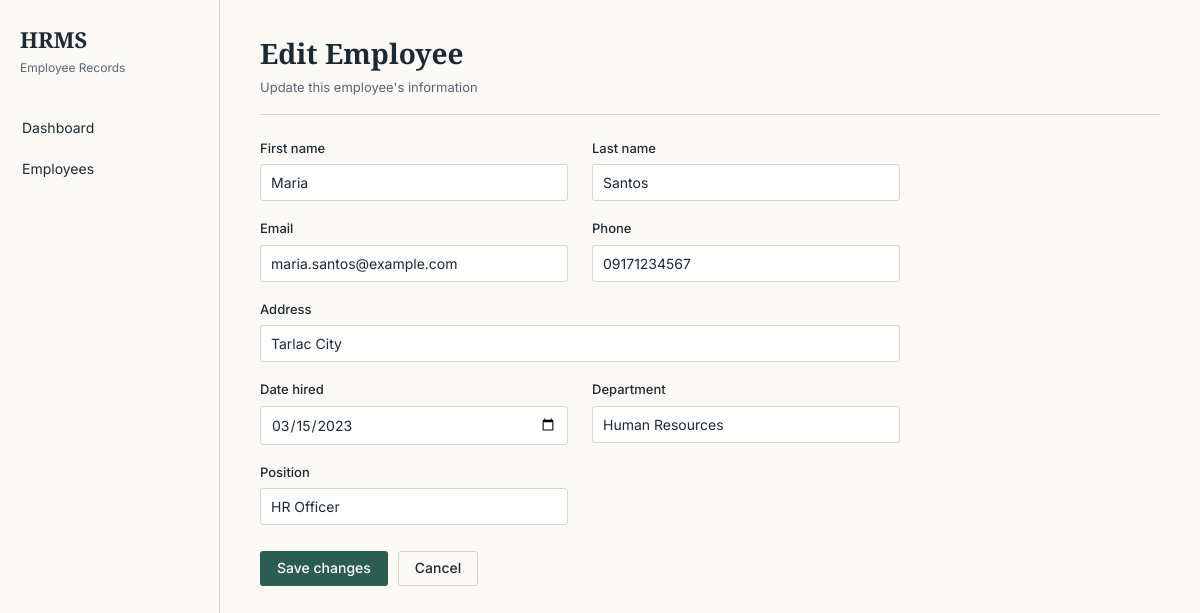
Screenshot of /employee_form.php?id=1 with the database file from the repository.
### tables this page shows
CREATE TABLE IF NOT EXISTS employees (
	employee_id INT PRIMARY KEY AUTO_INCREMENT,
    first_name VARCHAR(50) NOT NULL,
    last_name VARCHAR(50) NOT NULL,
    email VARCHAR(100) NOT NULL UNIQUE,
    phone VARCHAR(13) NOT NULL UNIQUE,
    `address` VARCHAR(120),
    date_hired DATE NOT NULL,
    department VARCHAR(30) NOT NULL,
    `position` VARCHAR(20),
    created_at TIMESTAMP DEFAULT CURRENT_TIMESTAMP
);

### includes/db_connect.php (called while the page is built, shortened)
<?php
require_once __DIR__ . '/../classes/user.php';
require_once __DIR__ . '/../classes/employee.php';
$database = new db();
$conn = $database->getConnection();
$employee = new Employee($conn);

### classes/user.php (called while the page is built, shortened)
<?php
class User {
    public function __construct(PDO $db) {
        try {
            $this->conn = $db;
        } catch (Throwable $e) {
            error_log("User initialization error: " . $e->getMessage());
            throw $e;
        }
    }
}

### classes/employee.php (called while the page is built, shortened)
<?php
require_once 'user.php';
class Employee extends User {
    private $empTable = 'employees';
    public function getEmployeeById(int $employee_id): bool|array {
        try {
            $query = "SELECT * FROM " . $this->empTable . " WHERE employee_id = :employee_id";
            $stmt = $this->conn->prepare($query);
            $stmt->bindParam(':employee_id', $employee_id, PDO::PARAM_INT);
            $stmt->execute();
            return $stmt->fetch(PDO::FETCH_ASSOC);
        } catch (Throwable $e) {
            error_log("Error fetching employee by ID: " . $e->getMessage());
            return false;
        }
    }
}

### employee_form.php (the view, shortened to what this page needs)
<?php
require_once __DIR__ . '/includes/db_connect.php';
$isEdit = false;
$errors = [];
$data = [
    'first_name' => '',
    'last_name'  => '',
    'email'      => '',
    'phone'      => '',
    'address'    => '',
    'date_hired' => '',
    'department' => '',
    'position'   => '',
];
if ($_SERVER['REQUEST_METHOD'] === 'POST') {
    $employeeId = !empty($_POST['employee_id']) ? (int)$_POST['employee_id'] : null;
    $isEdit = $employeeId !== null;
    $data['first_name'] = trim($_POST['first_name'] ?? '');
    $data['last_name']  = trim($_POST['last_name'] ?? '');
    $data['email']      = trim($_POST['email'] ?? '');
    $data['phone']      = trim($_POST['phone'] ?? '');
    $data['address']    = trim($_POST['address'] ?? '');
    $data['date_hired'] = trim($_POST['date_hired'] ?? '');
    $data['department'] = trim($_POST['department'] ?? '');
    $data['position']   = trim($_POST['position'] ?? '');
    if ($data['first_name'] === '') $errors['first_name'] = 'First name is required.';
    if ($data['last_name'] === '') $errors['last_name'] = 'Last name is required.';
    if ($data['email'] === '') {
        $errors['email'] = 'Email is required.';
    } elseif (!filter_var($data['email'], FILTER_VALIDATE_EMAIL)) {
        $errors['email'] = 'Enter a valid email address.';
    }
    if ($data['date_hired'] === '') {
        $errors['date_hired'] = 'Date hired is required.';
    }
    if ($data['department'] === '') $errors['department'] = 'Department is required.';
    if ($data['position'] === '') $errors['position'] = 'Position is required.';
    if (empty($errors['email'])) {
        $dupQuery = "SELECT employee_id FROM employees WHERE email = :email";
        if ($isEdit) {
            $dupQuery .= " AND employee_id != :employee_id";
        }
        $dupStmt = $conn->prepare($dupQuery);
        $dupStmt->bindValue(':email', $data['email'], PDO::PARAM_STR);
        if ($isEdit) {
            $dupStmt->bindValue(':employee_id', $employeeId, PDO::PARAM_INT);
        }
        $dupStmt->execute();
        if ($dupStmt->fetch()) {
            $errors['email'] = 'This email is already used by another employee.';
        }
    }
    if (empty($errors)) {
        if ($isEdit) {
            $employee->updateEmployee($employeeId, $data);
            header('Location: employees.php?flash=updated');
            exit;
        } else {
            $employee->createEmployee($data);
            header('Location: employees.php?flash=created');
            exit;
        }
    }
} elseif (isset($_GET['id'])) {
    $employeeId = (int)$_GET['id'];
    $existing = $employee->getEmployeeById($employeeId);
    if ($existing) {
        $data = $existing;
        $isEdit = true;
    } else {
        header('Location: employees.php');
        exit;
    }
}
require_once __DIR__ . '/includes/header.php';
?>
<div class="page-header">
    <div>
        <h1><?php echo $isEdit ? 'Edit Employee' : 'Add Employee'; ?></h1>
        <p><?php echo $isEdit ? "Update this employee's information" : "Enter the new employee's details"; ?></p>
    </div>
</div>
<form method="post" class="form-grid" novalidate>
    <div class="form-field <?php echo isset($errors['first_name']) ? 'has-error' : ''; ?>">
        <label for="first_name">First name</label>
        <input type="text" id="first_name" name="first_name" value="<?php echo htmlspecialchars($data['first_name']); ?>">
    </div>
    <div class="form-field <?php echo isset($errors['last_name']) ? 'has-error' : ''; ?>">
        <label for="last_name">Last name</label>
        <input type="text" id="last_name" name="last_name" value="<?php echo htmlspecialchars($data['last_name']); ?>">
    </div>
    <div class="form-field <?php echo isset($errors['email']) ? 'has-error' : ''; ?>">
        <label for="email">Email</label>
        <input type="email" id="email" name="email" value="<?php echo htmlspecialchars($data['email']); ?>">
    </div>
    <div class="form-field">
        <label for="phone">Phone</label>
        <input type="text" id="phone" name="phone" value="<?php echo htmlspecialchars($data['phone']); ?>">
    </div>
    <div class="form-field full">
        <label for="address">Address</label>
        <input type="text" id="address" name="address" value="<?php echo htmlspecialchars($data['address']); ?>">
    </div>
    <div class="form-field <?php echo isset($errors['date_hired']) ? 'has-error' : ''; ?>">
        <label for="date_hired">Date hired</label>
        <input type="date" id="date_hired" name="date_hired" value="<?php echo htmlspecialchars($data['date_hired']); ?>">
    </div>
    <div class="form-field <?php echo isset($errors['department']) ? 'has-error' : ''; ?>">
        <label for="department">Department</label>
        <input type="text" id="department" name="department" value="<?php echo htmlspecialchars($data['department']); ?>">
    </div>
    <div class="form-field <?php echo isset($errors['position']) ? 'has-error' : ''; ?>">
        <label for="position">Position</label>
        <input type="text" id="position" name="position" value="<?php echo htmlspecialchars($data['position']); ?>">
    </div>
    <div class="form-actions">
        <button type="submit" class="btn btn-primary"><?php echo $isEdit ? 'Save changes' : 'Add employee'; ?></button>
        <a href="employees.php" class="btn btn-secondary">Cancel</a>
    </div>
</form>
<?php require_once __DIR__ . '/includes/footer.php'; ?>

### assets/css/style.css (style rules this page uses)
:root { --color-bg: #FAF9F5; --color-surface: #F1EFE8; --color-ink: #1E2A32; --color-muted: #5C6670; --color-accent: #2B5D50; --color-accent-hover: #234A40; --color-border: #D8D3C8; --color-danger: #A23B3B; --color-danger-hover: #832F2F; --font-serif: 'Source Serif 4', Georgia, 'Times New Roman', serif; --font-sans: 'Inter', -apple-system, BlinkMacSystemFont, 'Segoe UI', sans-serif; --radius: 3px; --sidebar-width: 220px; }
* { box-sizing: border-box; }
html, body { margin: 0; padding: 0; background: var(--color-bg); color: var(--color-ink); font-family: var(--font-sans); font-size: 15px; line-height: 1.5; -webkit-font-smoothing: antialiased; }
h1, h2, h3 { font-family: var(--font-serif); font-weight: 600; margin: 0 0 4px 0; color: var(--color-ink); }
h1 { font-size: 28px; }
p { margin: 0 0 12px 0; }
a { color: var(--color-accent); text-decoration: none; }
.page-header { display: flex; justify-content: space-between; align-items: flex-end; margin-bottom: 24px; padding-bottom: 16px; border-bottom: 1px solid var(--color-border); }
.page-header p { margin: 0; color: var(--color-muted); font-size: 13px; }
.btn { display: inline-block; font-family: var(--font-sans); font-size: 14px; font-weight: 500; padding: 8px 16px; border-radius: var(--radius); border: 1px solid transparent; cursor: pointer; text-decoration: none; line-height: 1.2; }
.btn-primary { background: var(--color-accent); color: #fff; }
.btn-secondary { background: transparent; border-color: var(--color-border); color: var(--color-ink); }
.form-grid { display: grid; grid-template-columns: 1fr 1fr; gap: 18px 24px; max-width: 640px; }
.form-field { display: flex; flex-direction: column; }
.form-field.full { grid-column: 1 / -1; }
.form-field label { font-size: 13px; font-weight: 500; margin-bottom: 6px; color: var(--color-ink); }
.form-field input, .form-field select, .form-field textarea { font-family: var(--font-sans); font-size: 14px; padding: 9px 10px; border: 1px solid var(--color-border); border-radius: var(--radius); background: #fff; color: var(--color-ink); }
.form-actions { grid-column: 1 / -1; display: flex; gap: 10px; margin-top: 8px; }

### rows the page displays
employees: first_name "Maria", last_name "Santos", email "maria.santos@example.com", phone "09171234567", address "Tarlac City", date_hired "03/15/2023", department "Human Resources", position "HR Officer"

### other values shown
$label "Dashboard"
$label "Employees"
